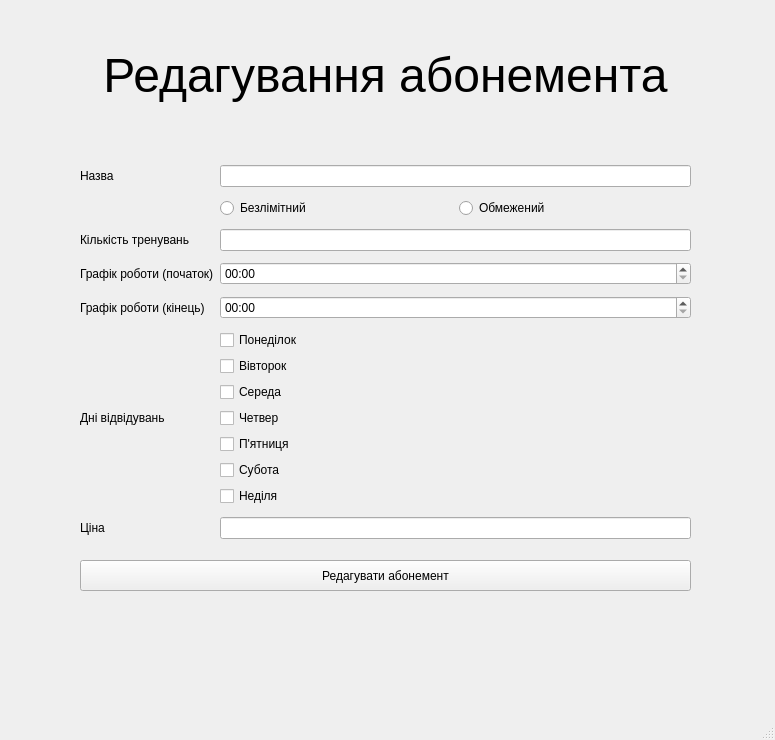
<?xml version="1.0" encoding="UTF-8"?>
<ui version="4.0">
 <class>EditSubscriptionWindow</class>
 <widget class="QMainWindow" name="EditSubscriptionWindow">
  <property name="geometry">
   <rect>
    <x>0</x>
    <y>0</y>
    <width>775</width>
    <height>740</height>
   </rect>
  </property>
  <property name="windowTitle">
   <string>MainWindow</string>
  </property>
  <widget class="QWidget" name="centralwidget">
   <widget class="QLabel" name="label">
    <property name="geometry">
     <rect>
      <x>80</x>
      <y>0</y>
      <width>611</width>
      <height>151</height>
     </rect>
    </property>
    <property name="text">
     <string>&lt;html&gt;&lt;head/&gt;&lt;body&gt;&lt;p align=&quot;center&quot;&gt;&lt;span style=&quot; font-size:36pt;&quot;&gt;Редагування абонемента&lt;/span&gt;&lt;/p&gt;&lt;/body&gt;&lt;/html&gt;</string>
    </property>
   </widget>
   <widget class="QPushButton" name="editSubscriptionPushButton">
    <property name="geometry">
     <rect>
      <x>80</x>
      <y>560</y>
      <width>611</width>
      <height>31</height>
     </rect>
    </property>
    <property name="text">
     <string>Редагувати абонемент</string>
    </property>
   </widget>
   <widget class="QWidget" name="layoutWidget">
    <property name="geometry">
     <rect>
      <x>80</x>
      <y>160</y>
      <width>611</width>
      <height>391</height>
     </rect>
    </property>
    <layout class="QGridLayout" name="gridLayout">
     <item row="2" column="0">
      <widget class="QLabel" name="trainingAmount">
       <property name="text">
        <string>Кількість тренувань</string>
       </property>
      </widget>
     </item>
     <item row="5" column="1">
      <widget class="QTimeEdit" name="timeEdit_2">
       <property name="displayFormat">
        <string>HH:mm</string>
       </property>
      </widget>
     </item>
     <item row="7" column="0">
      <widget class="QLabel" name="days">
       <property name="text">
        <string>Дні відвідувань</string>
       </property>
      </widget>
     </item>
     <item row="7" column="1">
      <layout class="QVBoxLayout" name="verticalLayout">
       <item>
        <widget class="QCheckBox" name="checkBox">
         <property name="text">
          <string>Понеділок</string>
         </property>
        </widget>
       </item>
       <item>
        <widget class="QCheckBox" name="checkBox_2">
         <property name="text">
          <string>Вівторок</string>
         </property>
        </widget>
       </item>
       <item>
        <widget class="QCheckBox" name="checkBox_3">
         <property name="text">
          <string>Середа</string>
         </property>
        </widget>
       </item>
       <item>
        <widget class="QCheckBox" name="checkBox_4">
         <property name="text">
          <string>Четвер</string>
         </property>
        </widget>
       </item>
       <item>
        <widget class="QCheckBox" name="checkBox_5">
         <property name="text">
          <string>П'ятниця</string>
         </property>
        </widget>
       </item>
       <item>
        <widget class="QCheckBox" name="checkBox_6">
         <property name="text">
          <string>Субота</string>
         </property>
        </widget>
       </item>
       <item>
        <widget class="QCheckBox" name="checkBox_7">
         <property name="text">
          <string>Неділя</string>
         </property>
        </widget>
       </item>
      </layout>
     </item>
     <item row="0" column="0">
      <widget class="QLabel" name="title">
       <property name="text">
        <string>Назва</string>
       </property>
      </widget>
     </item>
     <item row="1" column="1">
      <layout class="QHBoxLayout" name="horizontalLayout">
       <item>
        <widget class="QRadioButton" name="unlimitedRadioButton">
         <property name="text">
          <string>Безлімітний</string>
         </property>
        </widget>
       </item>
       <item>
        <widget class="QRadioButton" name="limitedRadioButton">
         <property name="text">
          <string>Обмежений</string>
         </property>
        </widget>
       </item>
      </layout>
     </item>
     <item row="8" column="1">
      <widget class="QLineEdit" name="priceLineEdit"/>
     </item>
     <item row="8" column="0">
      <widget class="QLabel" name="price">
       <property name="text">
        <string>Ціна</string>
       </property>
      </widget>
     </item>
     <item row="6" column="0">
      <widget class="QLabel" name="label_3">
       <property name="text">
        <string>Графік роботи (кінець)</string>
       </property>
      </widget>
     </item>
     <item row="5" column="0">
      <widget class="QLabel" name="label_2">
       <property name="text">
        <string>Графік роботи (початок)</string>
       </property>
      </widget>
     </item>
     <item row="0" column="1">
      <widget class="QLineEdit" name="titleLineEdit"/>
     </item>
     <item row="2" column="1">
      <widget class="QLineEdit" name="trainingAmountLineEdit"/>
     </item>
     <item row="6" column="1">
      <widget class="QTimeEdit" name="timeEdit">
       <property name="displayFormat">
        <string>HH:mm</string>
       </property>
      </widget>
     </item>
    </layout>
   </widget>
  </widget>
  <widget class="QMenuBar" name="menubar">
   <property name="geometry">
    <rect>
     <x>0</x>
     <y>0</y>
     <width>775</width>
     <height>21</height>
    </rect>
   </property>
  </widget>
  <widget class="QStatusBar" name="statusbar"/>
 </widget>
 <resources/>
 <connections/>
</ui>
